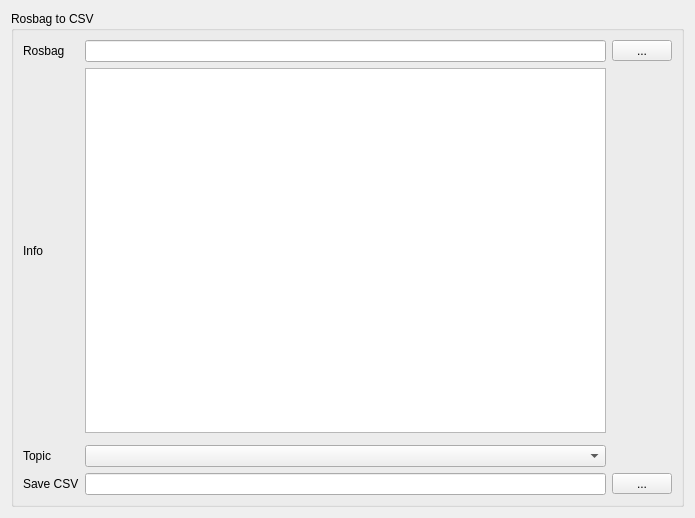
<?xml version="1.0" encoding="UTF-8"?>
<ui version="4.0">
 <class>Form</class>
 <widget class="QWidget" name="Form">
  <property name="geometry">
   <rect>
    <x>0</x>
    <y>0</y>
    <width>695</width>
    <height>518</height>
   </rect>
  </property>
  <property name="windowTitle">
   <string>Form</string>
  </property>
  <layout class="QVBoxLayout" name="verticalLayout">
   <item>
    <widget class="QGroupBox" name="groupBox">
     <property name="title">
      <string>Rosbag to CSV</string>
     </property>
     <layout class="QGridLayout" name="gridLayout_6">
      <item row="2" column="1">
       <widget class="QLabel" name="label_11">
        <property name="maximumSize">
         <size>
          <width>82</width>
          <height>16777215</height>
         </size>
        </property>
        <property name="text">
         <string>Rosbag</string>
        </property>
       </widget>
      </item>
      <item row="2" column="3">
       <widget class="QToolButton" name="tb_bag">
        <property name="minimumSize">
         <size>
          <width>60</width>
          <height>0</height>
         </size>
        </property>
        <property name="text">
         <string>...</string>
        </property>
       </widget>
      </item>
      <item row="7" column="1">
       <widget class="QLabel" name="label_13">
        <property name="maximumSize">
         <size>
          <width>113</width>
          <height>16777215</height>
         </size>
        </property>
        <property name="text">
         <string>Topic</string>
        </property>
       </widget>
      </item>
      <item row="5" column="1">
       <widget class="QLabel" name="label_12">
        <property name="text">
         <string>Info</string>
        </property>
       </widget>
      </item>
      <item row="8" column="2">
       <widget class="QLineEdit" name="le_csv"/>
      </item>
      <item row="2" column="2">
       <widget class="QLineEdit" name="le_bag">
        <property name="text">
         <string/>
        </property>
       </widget>
      </item>
      <item row="8" column="3">
       <widget class="QToolButton" name="tb_csv">
        <property name="minimumSize">
         <size>
          <width>60</width>
          <height>0</height>
         </size>
        </property>
        <property name="text">
         <string>...</string>
        </property>
       </widget>
      </item>
      <item row="8" column="1">
       <widget class="QLabel" name="label">
        <property name="text">
         <string>Save CSV</string>
        </property>
       </widget>
      </item>
      <item row="6" column="1" colspan="3">
       <widget class="Line" name="line">
        <property name="frameShadow">
         <enum>QFrame::Plain</enum>
        </property>
       </widget>
      </item>
      <item row="5" column="2">
       <widget class="QPlainTextEdit" name="pte_bag">
        <property name="font">
         <font>
          <family>Ubuntu Mono</family>
          <pointsize>13</pointsize>
         </font>
        </property>
        <property name="lineWrapMode">
         <enum>QPlainTextEdit::NoWrap</enum>
        </property>
        <property name="readOnly">
         <bool>true</bool>
        </property>
        <property name="plainText">
         <string/>
        </property>
       </widget>
      </item>
      <item row="7" column="2">
       <widget class="QComboBox" name="cb_topic"/>
      </item>
     </layout>
    </widget>
   </item>
  </layout>
 </widget>
 <resources/>
 <connections/>
</ui>
